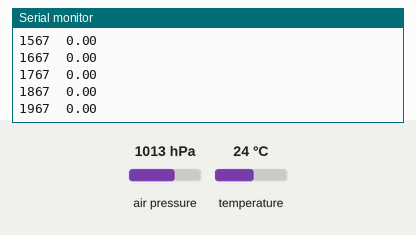
The sketch below on a simulated Arduino Uno, built with avr-gcc and run on an emulated ATmega328P. Parts: the last lines printed to the serial monitor. Inputs (shaded band) come from the test bench; at power-on: air pressure 1013 hPa, temperature 24 °C. Storage starts empty.

Above: at 2.0 s.
2.1 s: air pressure set to 952 hPa
At 2.1 s:
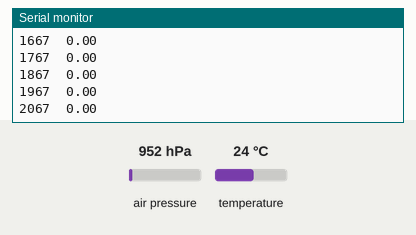
3.6 s: air pressure set to 975 hPa
At 3.6 s:
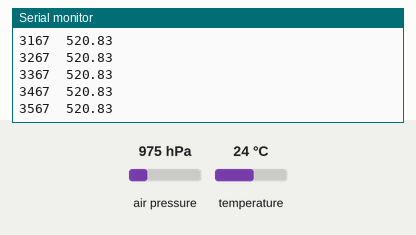
Timing chart, 0 to 6.6 s (numbered marks = the images above; inputs shaded):
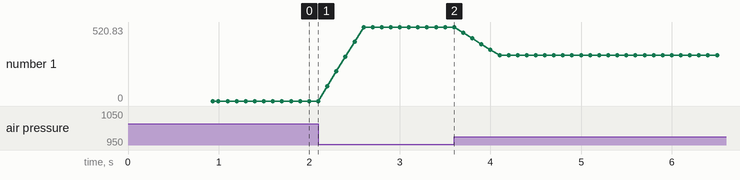

The sketch:

Altimetro.ino
```cpp
#include <Wire.h>
#include <SPI.h>
#include <SD.h>
#include <SFE_BMP180.h>

SFE_BMP180 pressure;
File mySensorData;

double baseline;
unsigned long lastWrite = 0;
unsigned long lastFlush = 0;
const int chipSelect = 10;

// --- parâmetros do filtro ---
const int windowSize = 5;    // número de amostras na média móvel
double altitudeBuffer[windowSize];
int bufferIndex = 0;
bool bufferFilled = false;

// -------------------------------------------------------------
void setup() {
  Serial.begin(9600);
  Wire.begin();

  Serial.println(F("Inicializando BMP180..."));
  if (!pressure.begin()) {
    Serial.println(F("Falha ao inicializar BMP180 (desconectado?)"));
    while (1);
  }

  Serial.println(F("Calculando baseline..."));
  baseline = getBaseline();
  Serial.print(F("Baseline (pressão de referência): "));
  Serial.println(baseline);

  Serial.println(F("Inicializando SD..."));
  if (!SD.begin(chipSelect)) {
    Serial.println(F("Falha ao inicializar SD!"));
    while (1);
  }

  // Cria novo arquivo incremental (data_001.txt, data_002.txt, ...)
  int fileIndex = 1;
  char filename[15];
  do {
    sprintf(filename, "data_%03d.txt", fileIndex++);
  } while (SD.exists(filename));

  mySensorData = SD.open(filename, FILE_WRITE);
  if (!mySensorData) {
    Serial.println(F("Erro ao abrir arquivo!"));
    while (1);
  }

  mySensorData.println(F("================="));
  mySensorData.println(F("tempo_ms\taltitude_m"));
  mySensorData.flush();
  Serial.print(F("Gravando em: "));
  Serial.println(filename);
  Serial.println(F("Pronto para registrar."));
}

// -------------------------------------------------------------
void loop() {
  unsigned long currentMillis = millis();

  // Grava a cada 100 ms
  if (currentMillis - lastWrite >= 100) {
    lastWrite = currentMillis;

    double P = getPressure();
    if (P < 0) return; // erro no sensor, ignora leitura

    double altitudeRaw = pressure.altitude(P, baseline);
    double altitudeSmooth = filtroLeve(altitudeRaw);

    Serial.print(currentMillis); Serial.print("\t");
    Serial.println(altitudeSmooth);

    if (mySensorData) {
      mySensorData.print(currentMillis);
      mySensorData.print("\t");
      mySensorData.println(altitudeSmooth);
    }
  }

  // Faz flush a cada 5 segundos
  if (currentMillis - lastFlush >= 5000) {
    lastFlush = currentMillis;
    if (mySensorData) {
      mySensorData.flush();
    }
  }
}

// -------------------------------------------------------------
double getPressure() {
  char status;
  double T, P;

  status = pressure.startTemperature();
  if (status == 0) return -1;
  delay(status);

  status = pressure.getTemperature(T);
  if (status == 0) return -1;

  status = pressure.startPressure(3);
  if (status == 0) return -1;
  delay(status);

  status = pressure.getPressure(P, T);
  if (status == 0) return -1;

  return P;
}

// -------------------------------------------------------------
double getBaseline() {
  double soma = 0;
  for (int i = 0; i < 10; i++) {
    soma += getPressure();
    delay(50);
  }
  return soma / 10;
}

// -------------------------------------------------------------
// Filtro leve: média móvel simples sobre as últimas N leituras
double filtroLeve(double novaLeitura) {
  altitudeBuffer[bufferIndex] = novaLeitura;
  bufferIndex = (bufferIndex + 1) % windowSize;

  if (bufferIndex == 0) bufferFilled = true;

  double soma = 0;
  int count = bufferFilled ? windowSize : bufferIndex;
  for (int i = 0; i < count; i++) {
    soma += altitudeBuffer[i];
  }

  return soma / count;
}
```

Measured:
- plotted number 1: 0 → 520.83 after the input at 2.1 s
